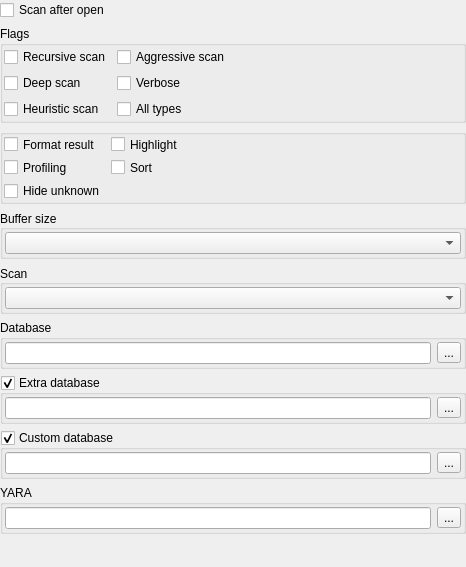
<?xml version="1.0" encoding="UTF-8"?>
<ui version="4.0">
 <class>DIEOptionsWidget</class>
 <widget class="QWidget" name="DIEOptionsWidget">
  <property name="geometry">
   <rect>
    <x>0</x>
    <y>0</y>
    <width>466</width>
    <height>567</height>
   </rect>
  </property>
  <property name="windowTitle">
   <string notr="true"/>
  </property>
  <layout class="QVBoxLayout" name="verticalLayout">
   <property name="leftMargin">
    <number>0</number>
   </property>
   <property name="topMargin">
    <number>0</number>
   </property>
   <property name="rightMargin">
    <number>0</number>
   </property>
   <property name="bottomMargin">
    <number>0</number>
   </property>
   <item>
    <widget class="QScrollArea" name="scrollAreaDIE">
     <property name="frameShape">
      <enum>QFrame::Shape::NoFrame</enum>
     </property>
     <property name="frameShadow">
      <enum>QFrame::Shadow::Plain</enum>
     </property>
     <property name="lineWidth">
      <number>0</number>
     </property>
     <property name="widgetResizable">
      <bool>true</bool>
     </property>
     <widget class="QWidget" name="scrollAreaWidgetContents">
      <property name="geometry">
       <rect>
        <x>0</x>
        <y>0</y>
        <width>466</width>
        <height>567</height>
       </rect>
      </property>
      <layout class="QVBoxLayout" name="verticalLayout_3">
       <property name="leftMargin">
        <number>0</number>
       </property>
       <property name="topMargin">
        <number>0</number>
       </property>
       <property name="rightMargin">
        <number>0</number>
       </property>
       <property name="bottomMargin">
        <number>0</number>
       </property>
       <item>
        <widget class="QCheckBox" name="checkBoxScanAfterOpen">
         <property name="text">
          <string>Scan after open</string>
         </property>
        </widget>
       </item>
       <item>
        <widget class="QGroupBox" name="groupBoxScanFlags">
         <property name="title">
          <string>Flags</string>
         </property>
         <layout class="QFormLayout" name="formLayout">
          <property name="horizontalSpacing">
           <number>6</number>
          </property>
          <property name="verticalSpacing">
           <number>6</number>
          </property>
          <property name="leftMargin">
           <number>1</number>
          </property>
          <property name="topMargin">
           <number>1</number>
          </property>
          <property name="rightMargin">
           <number>1</number>
          </property>
          <property name="bottomMargin">
           <number>1</number>
          </property>
          <item row="0" column="0">
           <widget class="QCheckBox" name="checkBoxRecursiveScan">
            <property name="text">
             <string>Recursive scan</string>
            </property>
           </widget>
          </item>
          <item row="0" column="1">
           <widget class="QCheckBox" name="checkBoxAggressiveScan">
            <property name="text">
             <string>Aggressive scan</string>
            </property>
           </widget>
          </item>
          <item row="1" column="0">
           <widget class="QCheckBox" name="checkBoxDeepScan">
            <property name="text">
             <string>Deep scan</string>
            </property>
           </widget>
          </item>
          <item row="1" column="1">
           <widget class="QCheckBox" name="checkBoxVerbose">
            <property name="text">
             <string>Verbose</string>
            </property>
           </widget>
          </item>
          <item row="2" column="0">
           <widget class="QCheckBox" name="checkBoxHeuristicScan">
            <property name="text">
             <string>Heuristic scan</string>
            </property>
           </widget>
          </item>
          <item row="2" column="1">
           <widget class="QCheckBox" name="checkBoxAllTypesScan">
            <property name="text">
             <string>All types</string>
            </property>
           </widget>
          </item>
         </layout>
        </widget>
       </item>
       <item>
        <widget class="QGroupBox" name="groupBoxFlags2">
         <property name="minimumSize">
          <size>
           <width>0</width>
           <height>50</height>
          </size>
         </property>
         <property name="title">
          <string/>
         </property>
         <layout class="QFormLayout" name="formLayout_2">
          <property name="leftMargin">
           <number>1</number>
          </property>
          <property name="topMargin">
           <number>1</number>
          </property>
          <property name="rightMargin">
           <number>1</number>
          </property>
          <property name="bottomMargin">
           <number>1</number>
          </property>
          <item row="1" column="1">
           <widget class="QCheckBox" name="checkBoxSort">
            <property name="text">
             <string>Sort</string>
            </property>
           </widget>
          </item>
          <item row="0" column="1">
           <widget class="QCheckBox" name="checkBoxHighlight">
            <property name="text">
             <string>Highlight</string>
            </property>
           </widget>
          </item>
          <item row="0" column="0">
           <widget class="QCheckBox" name="checkBoxFormatResult">
            <property name="text">
             <string>Format result</string>
            </property>
           </widget>
          </item>
          <item row="1" column="0">
           <widget class="QCheckBox" name="checkBoxProfiling">
            <property name="text">
             <string>Profiling</string>
            </property>
           </widget>
          </item>
          <item row="2" column="0">
           <widget class="QCheckBox" name="checkBoxHideUnknown">
            <property name="text">
             <string>Hide unknown</string>
            </property>
           </widget>
          </item>
         </layout>
        </widget>
       </item>
       <item>
        <widget class="QGroupBox" name="groupBoxBufferSize">
         <property name="title">
          <string>Buffer size</string>
         </property>
         <property name="alignment">
          <set>Qt::AlignmentFlag::AlignLeading|Qt::AlignmentFlag::AlignLeft|Qt::AlignmentFlag::AlignVCenter</set>
         </property>
         <layout class="QVBoxLayout" name="verticalLayout_10">
          <property name="leftMargin">
           <number>2</number>
          </property>
          <property name="topMargin">
           <number>2</number>
          </property>
          <property name="rightMargin">
           <number>2</number>
          </property>
          <property name="bottomMargin">
           <number>2</number>
          </property>
          <item>
           <widget class="QComboBox" name="comboBoxBufferSize">
            <property name="minimumSize">
             <size>
              <width>200</width>
              <height>0</height>
             </size>
            </property>
           </widget>
          </item>
         </layout>
        </widget>
       </item>
       <item>
        <widget class="QGroupBox" name="groupBoxScanEngine">
         <property name="title">
          <string>Scan</string>
         </property>
         <property name="alignment">
          <set>Qt::AlignmentFlag::AlignLeading|Qt::AlignmentFlag::AlignLeft|Qt::AlignmentFlag::AlignVCenter</set>
         </property>
         <layout class="QVBoxLayout" name="verticalLayout_9">
          <property name="leftMargin">
           <number>2</number>
          </property>
          <property name="topMargin">
           <number>2</number>
          </property>
          <property name="rightMargin">
           <number>2</number>
          </property>
          <property name="bottomMargin">
           <number>2</number>
          </property>
          <item>
           <widget class="QComboBox" name="comboBoxScanEngine">
            <property name="minimumSize">
             <size>
              <width>200</width>
              <height>0</height>
             </size>
            </property>
           </widget>
          </item>
         </layout>
        </widget>
       </item>
       <item>
        <widget class="QGroupBox" name="groupBoxDIEDatabase">
         <property name="title">
          <string>Database</string>
         </property>
         <layout class="QHBoxLayout" name="horizontalLayout_3">
          <property name="leftMargin">
           <number>2</number>
          </property>
          <property name="topMargin">
           <number>2</number>
          </property>
          <property name="rightMargin">
           <number>2</number>
          </property>
          <property name="bottomMargin">
           <number>2</number>
          </property>
          <item>
           <widget class="QLineEdit" name="lineEditDIEDatabase"/>
          </item>
          <item>
           <widget class="QToolButton" name="toolButtonDIEDatabase">
            <property name="text">
             <string notr="true">...</string>
            </property>
           </widget>
          </item>
         </layout>
        </widget>
       </item>
       <item>
        <widget class="QGroupBox" name="groupBoxDIEDatabaseExtra">
         <property name="title">
          <string>Extra database</string>
         </property>
         <property name="checkable">
          <bool>true</bool>
         </property>
         <layout class="QHBoxLayout" name="horizontalLayout_6">
          <property name="leftMargin">
           <number>2</number>
          </property>
          <property name="topMargin">
           <number>2</number>
          </property>
          <property name="rightMargin">
           <number>2</number>
          </property>
          <property name="bottomMargin">
           <number>2</number>
          </property>
          <item>
           <widget class="QLineEdit" name="lineEditDIEDatabaseExtra"/>
          </item>
          <item>
           <widget class="QToolButton" name="toolButtonDIEDatabaseExtra">
            <property name="text">
             <string notr="true">...</string>
            </property>
           </widget>
          </item>
         </layout>
        </widget>
       </item>
       <item>
        <widget class="QGroupBox" name="groupBoxDIEDatabaseCustom">
         <property name="title">
          <string>Custom database</string>
         </property>
         <property name="checkable">
          <bool>true</bool>
         </property>
         <layout class="QHBoxLayout" name="horizontalLayout_5">
          <property name="leftMargin">
           <number>2</number>
          </property>
          <property name="topMargin">
           <number>2</number>
          </property>
          <property name="rightMargin">
           <number>2</number>
          </property>
          <property name="bottomMargin">
           <number>2</number>
          </property>
          <item>
           <widget class="QLineEdit" name="lineEditDIEDatabaseCustom"/>
          </item>
          <item>
           <widget class="QToolButton" name="toolButtonDIEDatabaseCustom">
            <property name="text">
             <string notr="true">...</string>
            </property>
           </widget>
          </item>
         </layout>
        </widget>
       </item>
       <item>
        <widget class="QGroupBox" name="groupBoxYaraRules">
         <property name="title">
          <string notr="true">YARA</string>
         </property>
         <layout class="QHBoxLayout" name="horizontalLayout_4">
          <property name="leftMargin">
           <number>2</number>
          </property>
          <property name="topMargin">
           <number>2</number>
          </property>
          <property name="rightMargin">
           <number>2</number>
          </property>
          <property name="bottomMargin">
           <number>2</number>
          </property>
          <item>
           <widget class="QLineEdit" name="lineEditYaraRules"/>
          </item>
          <item>
           <widget class="QToolButton" name="toolButtonYaraRules">
            <property name="text">
             <string notr="true">...</string>
            </property>
           </widget>
          </item>
         </layout>
        </widget>
       </item>
       <item>
        <spacer name="verticalSpacer">
         <property name="orientation">
          <enum>Qt::Orientation::Vertical</enum>
         </property>
         <property name="sizeHint" stdset="0">
          <size>
           <width>20</width>
           <height>40</height>
          </size>
         </property>
        </spacer>
       </item>
      </layout>
     </widget>
    </widget>
   </item>
  </layout>
 </widget>
 <resources/>
 <connections/>
</ui>
